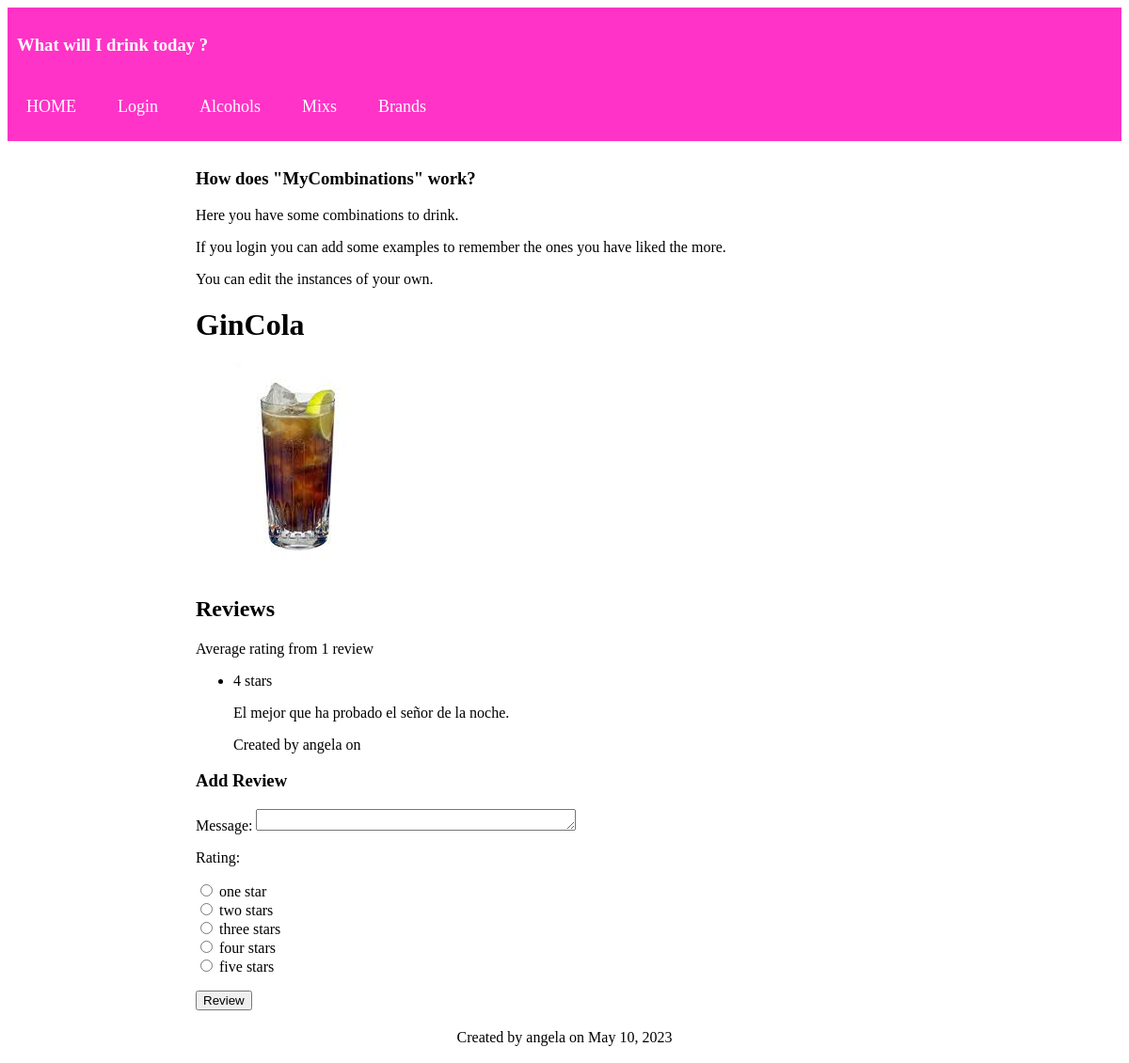
Before: /mycombinations/combinations/5 with the older database file.
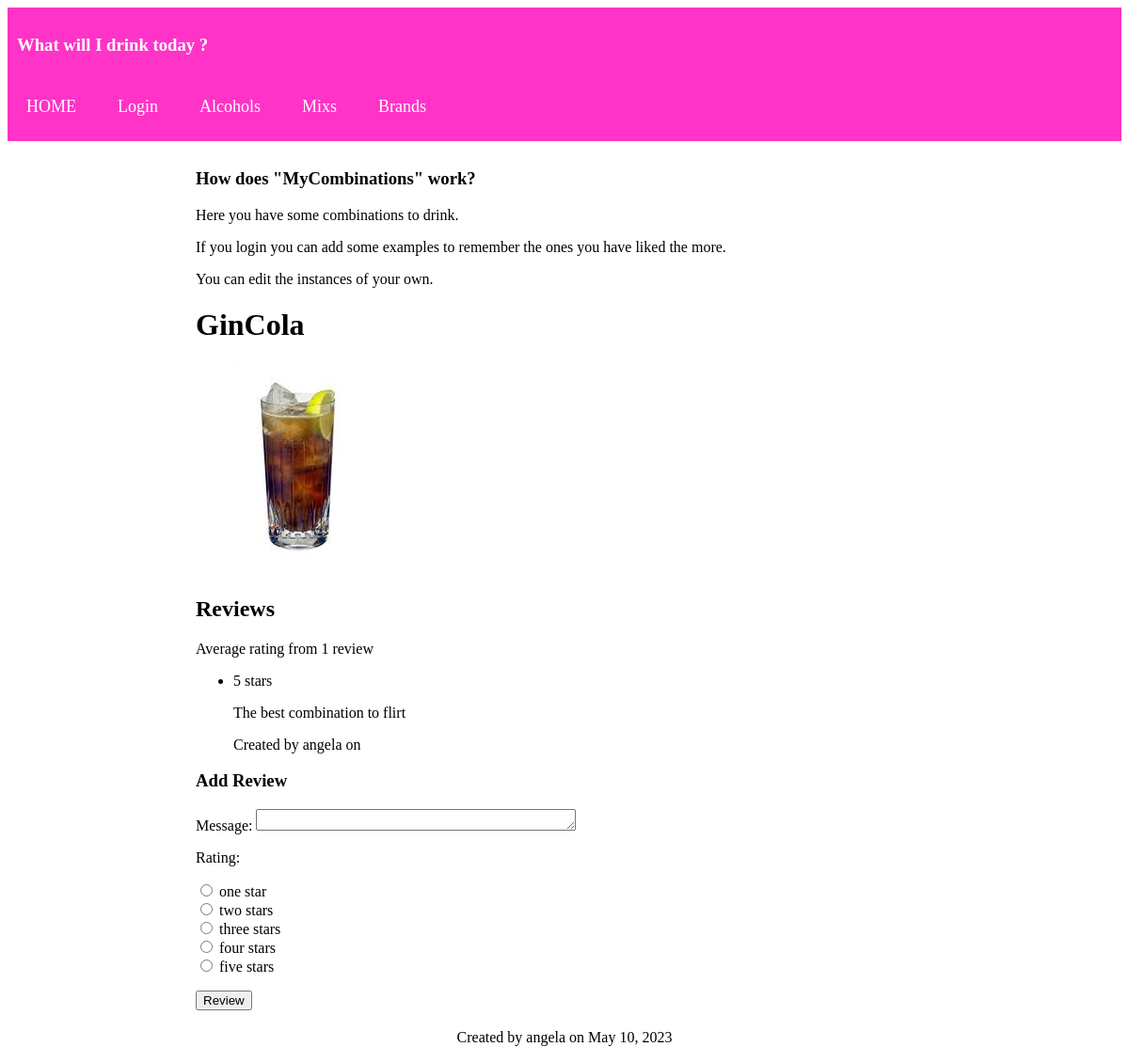
After: the same page with the newer database file.
### web/models.py (models this page shows, shortened)
class Combination(models.Model):
    name = models.CharField(max_length=200)
    alcohol = models.ForeignKey(Alcohol, on_delete=models.CASCADE)
    mix = models.ForeignKey(Mix, on_delete=models.CASCADE)
    user = models.ForeignKey(User, default=1, on_delete=models.CASCADE)
    date = models.DateField(default=date.today)
    image=models.ImageField(upload_to="mycombinations", blank=True, null=True)

class Review(models.Model):
    RATING_CHOICES = ((1, 'one'), (2, 'two'), (3, 'three'), (4, 'four'), (5, 'five'))
    rating = models.PositiveSmallIntegerField('Rating (stars)', blank=False, default=3, choices=RATING_CHOICES)
    comment = models.TextField(blank=True, null=True)
    user = models.ForeignKey(User, default=1, on_delete=models.CASCADE)
    class Meta:
        abstract = True

class CombinationReview(Review):
    combination = models.ForeignKey(Combination, on_delete=models.CASCADE)
    class Meta:
        unique_together = ("combination", "user")

### web/views.py (the view)
class CombinationDetail(DetailView):
    model = Combination
    template_name = 'web/combination_detail.html'
    def get_context_data(self, **kwargs):
        context = super(CombinationDetail, self).get_context_data(**kwargs)
        context['RATING_CHOICES'] = CombinationReview.RATING_CHOICES
        return context

### web/templates/web/combination_detail.html (shortened to what this page needs)
{% extends "web/index.html" %}
{% block content %}
<span vocab="http://schema.org/" typeof="Combination">
<h1>
    <span property="name">{{ combination.name }}</span>
</h1>
    {% if combination.image %}
    <p><img src="{{ combination.image.url }}"/></p>
    {% endif %}
<h2>Reviews</h2>
{% if combination.combinationreview_set.all|length > 0 %}
<span rel="aggregateRating">
    <p typeof="AggregateRating">
        Average rating
        {% with combination.combinationreview_set.all|length as reviewCount %}
        from <span property="reviewCount">{{ reviewCount }}</span> review{{ reviewCount|pluralize }}
        {% endwith %}
    </p>
</span>
<ul rel="review">
    {% for review in combination.combinationreview_set.all %}
        <li typeof="Review">
            <p rel="reviewRating" typeof="Rating">
                <span property="ratingValue">{{ review.rating }}</span> star{{ review.rating|pluralize }}
            </p>
            <p property="description">{% if review.comment %}{{ review.comment }}{% endif %}</p>
            <p>Created by <span property="author">{{ review.user }}</span> on
                <span property="datePublished" content="{{ review.date|date:'Y-m-d' }}">{{ review.date }}</span></p>
        </li>
    {% endfor %}
</ul>
{% endif %}
</span>
<h3>Add Review</h3>
<form action="{% url 'web:review_create' combination.id %}" method="post">
    Message: <textarea name="comment" id="comment" rows="4"></textarea>
    <p>Rating:</p>
    <p>{% for rate in RATING_CHOICES %}
    <input type="radio" name="rating" id="rating{{ forloop.counter }}" value="{{ rate.0 }}" />
    <label for="choice{{ forloop.counter }}">{{ rate.1 }} star{{ rate.0|pluralize }}</label>
    <br/>{% endfor %}
    </p>
    <input type="submit" value="Review" />
</form>
{% endblock %}
{% block footer %}
    Created by {{ combination.user }} on {{ combination.date }}
{% endblock %}

### web/templates/web/index.html (shortened to what this page needs)
{% load static %}
<!DOCTYPE html>
<html lang="en">
<header>
    <nav>
    <h3 class="tittle">What will I drink today ?</h3>
    <ul>
      <li><a href="http://127.0.0.1:8000/">HOME</a></li>
        <li>
        {% if user.is_authenticated %}
            <p>User: {{ user.username }} | <a href="{% url 'logout' %}?next={{request.path}}">logout</a></p>
        {% else %}
            <p><a href="{% url 'login' %}?next={{request.path}}">Login</a></p>
        {% endif %}
     </li>
     <li><a href="{% url 'web:alcohol_list' %}">Alcohols</a></li>
        <li><a href="{% url 'web:mix_list' %}">Mixs</a></li>
        <li><a href="{% url 'web:brand_list' %}">Brands</a></li>
    </ul>
  </nav>
    <link rel="stylesheet" href="https://code.jquery.com/ui/1.12.1/themes/smoothness/jquery-ui.css" />
    <link rel="stylesheet" href="../../static/style/base.css"/>
</header>
<body>
<div id="content">
    <h3>How does "MyCombinations" work?</h3>
    <p>Here you have some combinations to drink.</p>
    <p>If you login you can add some examples to remember the ones you have liked the more.</p>
    <p>You can edit the instances of your own.</p>
    {% block content %}{% endblock %}
</div>
<div id="footer">
    {% block footer %}{% endblock %}
</div>
</body>

### web/static/style/base.css (style rules this page uses)
#content { margin-left: 190px; padding: 10px; }
#footer { margin: 0; padding: 10px; text-align: center; }
textarea, input[type=number], input[type=url] { height: 1.25em; width: 25em; }

### web/templates/web/index.html (style rules this page uses)
header { background-color: #FF33C7; color: #fff; padding: 10px; }
nav ul { list-style: none; margin: 0; padding: 0; }
nav li { display: inline-block; margin-right: 20px; margin-top: 10px; }
nav a { color: #fff; text-decoration: none; font-size: 18px; padding: 10px; }

Changed rows visible on the page:
removed CombinationReview: rating "4", comment "El mejor que ha probado el señor de la noche.", user "angela"
added CombinationReview: rating "5", comment "The best combination to flirt", user "angela"
